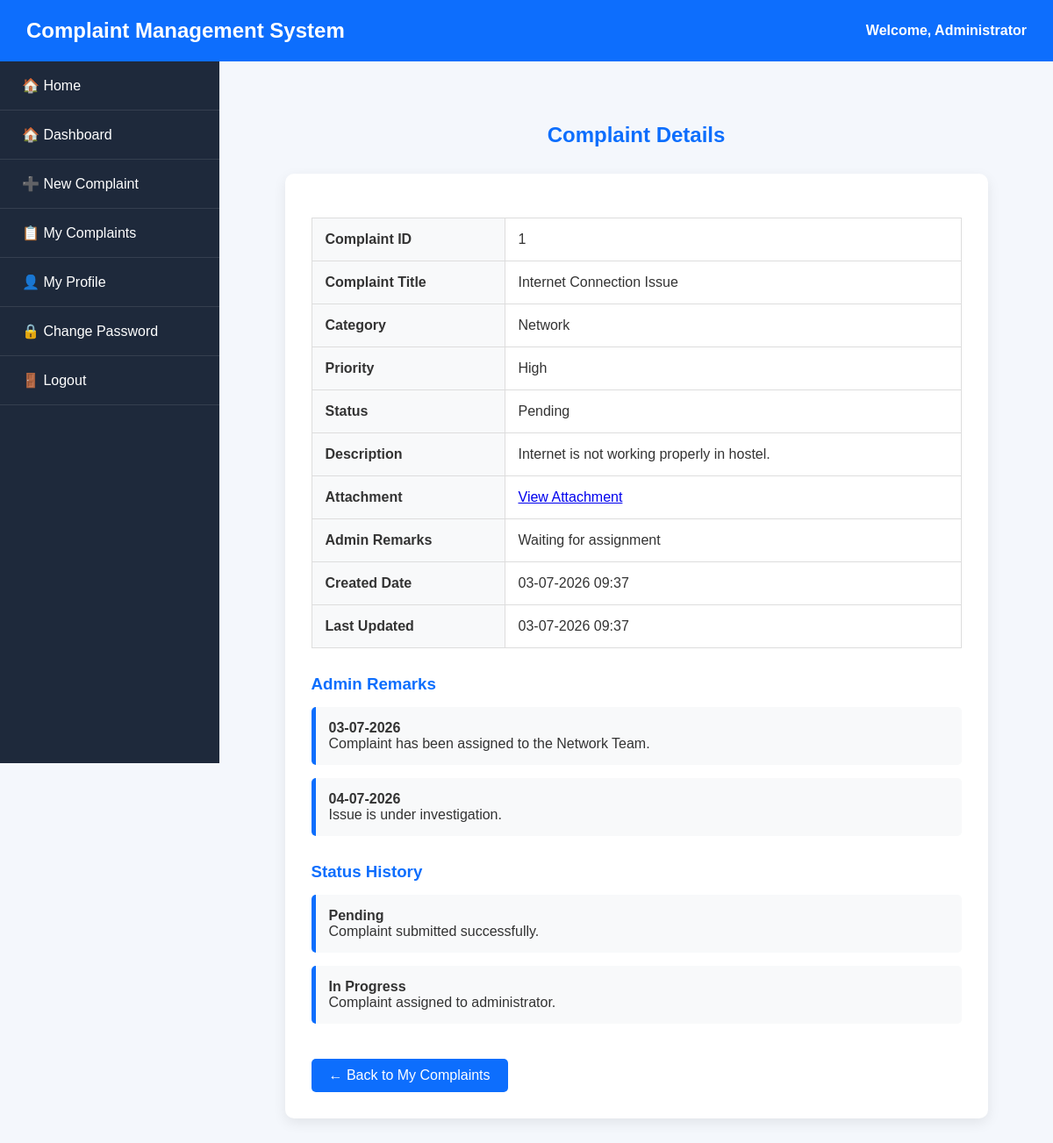
The page /user/complaint_details.php?id=1 (signed in) on the database its author committed.
### tables this page shows
CREATE TABLE complaints (

    id INT AUTO_INCREMENT PRIMARY KEY,

    user_id INT NOT NULL,

    title VARCHAR(255) NOT NULL,

    category VARCHAR(100) NOT NULL,

    priority ENUM('Low','Medium','High') DEFAULT 'Medium',

    description TEXT NOT NULL,

    attachment VARCHAR(255),

    status ENUM(
        'Pending',
        'In Progress',
        'Resolved',
        'Rejected'
    ) DEFAULT 'Pending',

    admin_remarks TEXT,

    created_at TIMESTAMP DEFAULT CURRENT_TIMESTAMP,

    updated_at TIMESTAMP DEFAULT CURRENT_TIMESTAMP
    ON UPDATE CURRENT_TIMESTAMP,

    FOREIGN KEY (user_id)
    REFERENCES users(id)
    ON DELETE CASCADE

);

### user/complaint_details.php (the view, shortened to what this page needs)
<?php
require_once "../db_connect.php";
$username = $_SESSION['full_name'];
$user_id = $_SESSION['user_id'];
$id = $_GET['id'];
$stmt = $conn->prepare("SELECT * FROM complaints WHERE id=? AND user_id=?");
$stmt->execute([$id,$user_id]);
$row = $stmt->fetch(PDO::FETCH_ASSOC);
?>
<!DOCTYPE html>
<html lang="en">
<head>
<link rel="stylesheet" href="../assets/dashboard.css">
<link rel="stylesheet" href="../assets/complaint.css">
<link rel="stylesheet" href="../assets/responsive.css">
</head>
<body>
<div class="header">
<h2>Complaint Management System</h2>
<div class="profile">
Welcome, <?php echo $username; ?>
</div>
</div>
<div class="sidebar">
<ul>
    <li><a href="../index.php">🏠 Home</a></li>
<li><a href="dashboard.php">🏠 Dashboard</a></li>
<li><a href="create_complaint.php">➕ New Complaint</a></li>
<li><a href="my_complaints.php">📋 My Complaints</a></li>
<li><a href="profile.php">👤 My Profile</a></li>
<li><a href="change_password.php">🔒 Change Password</a></li>
<li><a href="../logout.php">🚪 Logout</a></li>
</ul>
</div>
<div class="main-content">
<div class="container">
<h2 class="page-title">
Complaint Details
</h2>
<div class="details-card">
<table class="details-table">
<tr>
<td>Complaint ID</td>
<td><?php echo $row['id']; ?></td>
</tr>
<tr>
<td>Complaint Title</td>
<td><?php echo htmlspecialchars($row['title']); ?></td>
</tr>
<tr>
<td>Category</td>
<td><?php echo htmlspecialchars($row['category']); ?></td>
</tr>
<tr>
<td>Priority</td>
<td><?php echo htmlspecialchars($row['priority']); ?></td>
</tr>
<tr>
<td>Status</td>
<td><?php echo htmlspecialchars($row['status']); ?></td>
</tr>
<tr>
<td>Description</td>
<td><?php echo nl2br(htmlspecialchars($row['description'])); ?></td>
</tr>
<tr>
<td>Attachment</td>
<td>
<?php
if($row['attachment']!="")
{
?>
<a href="../uploads/<?php echo $row['attachment']; ?>" target="_blank">
View Attachment
</a>
<?php
}
else
{
echo "No Attachment";
}
?>
</td>
</tr>
<tr>
<td>Admin Remarks</td>
<td>
<?php
if($row['admin_remarks']!="")
{
echo htmlspecialchars($row['admin_remarks']);
}
else
{
echo "No Remarks";
}
?>
</td>
</tr>
<tr>
<td>Created Date</td>
<td><?php echo date("d-m-Y H:i",strtotime($row['created_at'])); ?></td>
</tr>
<tr>
<td>Last Updated</td>
<td><?php echo date("d-m-Y H:i",strtotime($row['updated_at'])); ?></td>
</tr>
</table>
<h3 class="section-title">
Admin Remarks
</h3>
<div class="timeline">
<div class="timeline-item">
<strong>03-07-2026</strong>
<p>
Complaint has been assigned to the Network Team.
</p>
</div>
<div class="timeline-item">
<strong>04-07-2026</strong>
<p>
Issue is under investigation.
</p>
</div>
</div>
<h3 class="section-title">
Status History
</h3>
<div class="timeline">
<div class="timeline-item">
<strong>Pending</strong>
<p>
Complaint submitted successfully.
</p>
</div>
<div class="timeline-item">
<strong>In Progress</strong>
<p>
Complaint assigned to administrator.
</p>
</div>
</div>
<a href="my_complaints.php" class="back-btn">
← Back to My Complaints
</a>
</div>
</div>
</div>
</body>
</html>

### assets/dashboard.css (style rules this page uses)
* { margin:0; padding:0; box-sizing:border-box; font-family:Arial, Helvetica, sans-serif; }
body { background:#f4f7fc; }
.header { width:100%; height:70px; background:#0d6efd; color:#fff; display:flex; justify-content:space-between; align-items:center; padding:0 30px; position:fixed; top:0; left:0; z-index:1000; }
.header h2 { font-size:24px; }
.profile { font-weight:bold; }
.sidebar { width:250px; height:100vh; background:#1e293b; position:fixed; top:70px; left:0; overflow:auto; }
.sidebar ul { list-style:none; }
.sidebar ul li { border-bottom:1px solid rgba(255,255,255,.1); }
.sidebar ul li a { display:block; padding:18px 25px; color:#fff; text-decoration:none; transition:.3s; }
.main-content { margin-left:250px; margin-top:70px; padding:30px; }
table { width:100%; border-collapse:collapse; }
table td { padding:15px; border-bottom:1px solid #ddd; }

### assets/complaint.css (style rules this page uses)
* { margin:0; padding:0; box-sizing:border-box; font-family:Arial, Helvetica, sans-serif; }
body { background:#f4f7fc; color:#333; }
.container { width:90%; max-width:1000px; margin:40px auto; }
.page-title { text-align:center; color:#0d6efd; margin-bottom:30px; }
table { width:100%; border-collapse:collapse; }
table td { padding:15px; border-bottom:1px solid #ddd; }

### user/complaint_details.php (style rules this page uses)
.details-card { background:#fff; padding:30px; border-radius:10px; box-shadow:0 5px 15px rgba(0,0,0,.08); }
.details-table { width:100%; border-collapse:collapse; margin-top:20px; }
.details-table td { padding:15px; border:1px solid #ddd; }
.details-table td:first-child { width:220px; font-weight:bold; background:#f8f9fa; }
.section-title { margin:30px 0 15px; color:#0d6efd; }
.timeline { margin-top:15px; }
.timeline-item { background:#f8f9fa; border-left:5px solid #0d6efd; padding:15px; margin-bottom:15px; border-radius:5px; }
.back-btn { display:inline-block; margin-top:25px; padding:10px 20px; background:#0d6efd; color:#fff; text-decoration:none; border-radius:5px; }

### rows shown on the page
complaints: id "1", title "Internet Connection Issue", category "Network", priority "High", status "Pending", description "Internet is not working properly in hostel.", admin_remarks "Waiting for assignment", created_at "03-07-2026 09:37", updated_at "03-07-2026 09:37"

### other values the page prints
$username "Administrator"
